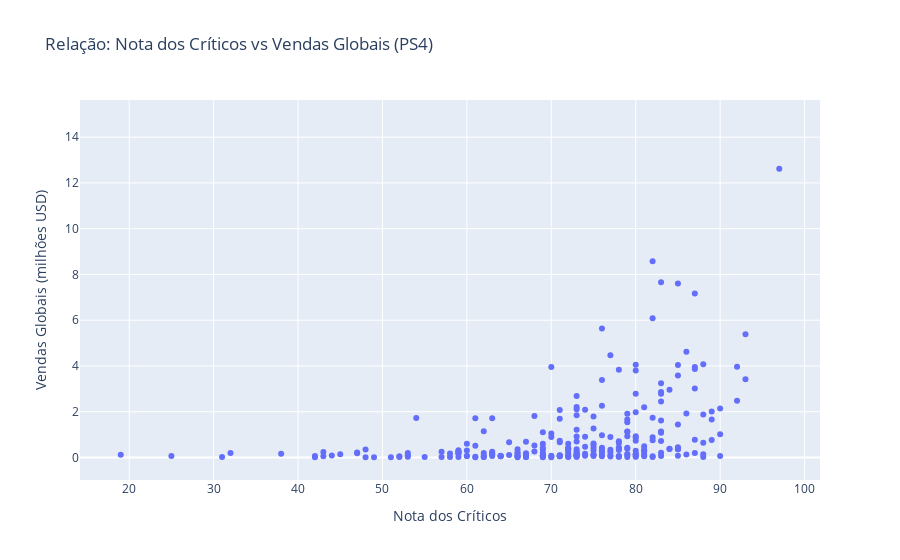
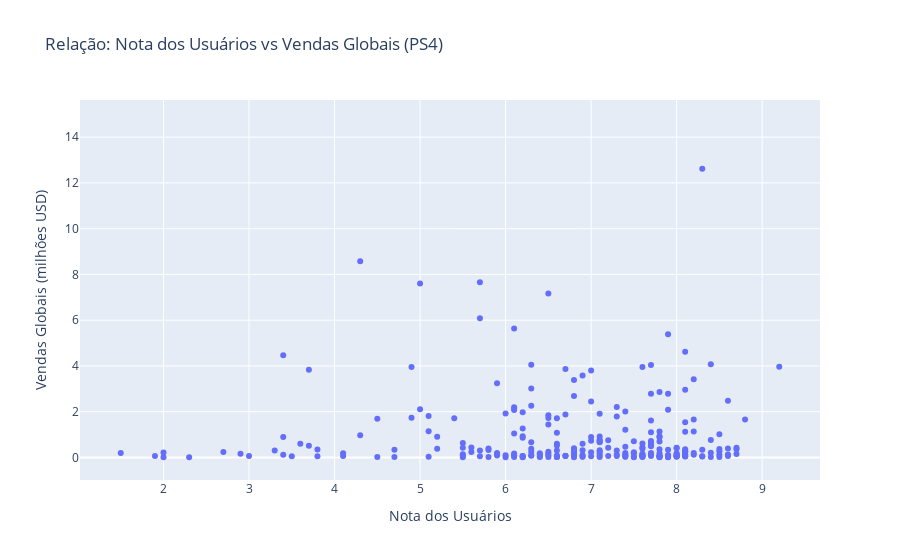

Write notebook code for charts like these, in order.
### Code cell
# Gráfico de dispersão para critic_score x vendas
fig5 = px.scatter(ps4, x='critic_score', y='global_sales',
                  title='Relação: Nota dos Críticos vs Vendas Globais (PS4)',
                  labels={'critic_score':'Nota dos Críticos', 
                         'global_sales':'Vendas Globais (milhões USD)'},
                  hover_data=['name'])
fig5.show()

# Gráfico de dispersão para user_score x vendas  
fig6 = px.scatter(ps4, x='user_score', y='global_sales',
                  title='Relação: Nota dos Usuários vs Vendas Globais (PS4)',
                  labels={'user_score':'Nota dos Usuários',
                         'global_sales':'Vendas Globais (milhões USD)'},
                  hover_data=['name'])
fig6.show()

### Figure 1 — Plotly figure (JSON) as saved in the notebook; plotly's stock layout.template omitted (floating-point values rounded to 4 significant figures; data arrays with more than 128 entries replaced by an {"elided": "..."} marker saying what was removed)
{"data": [{"customdata": {"elided": "392x1 str values"}, "hovertemplate": "Nota dos Críticos=%{x}<br>Vendas Globais (milhões USD)=%{y}<br>name=%{customdata[0]}<extra></extra>", "legendgroup": "", "marker": {"color": "#636efa", "symbol": "circle"}, "mode": "markers", "name": "", "orientation": "v", "showlegend": false, "type": "scatter", "x": {"elided": "392 float values"}, "xaxis": "x", "y": {"elided": "392 float values"}, "yaxis": "y"}], "layout": {"legend": {"tracegroupgap": 0}, "title": {"text": "Relação: Nota dos Críticos vs Vendas Globais (PS4)"}, "xaxis": {"anchor": "y", "domain": [0, 1], "title": {"text": "Nota dos Críticos"}}, "yaxis": {"anchor": "x", "domain": [0, 1], "title": {"text": "Vendas Globais (milhões USD)"}}}}

### Figure 2 — Plotly figure (JSON) as saved in the notebook; plotly's stock layout.template omitted (floating-point values rounded to 4 significant figures; data arrays with more than 128 entries replaced by an {"elided": "..."} marker saying what was removed)
{"data": [{"customdata": {"elided": "392x1 str values"}, "hovertemplate": "Nota dos Usuários=%{x}<br>Vendas Globais (milhões USD)=%{y}<br>name=%{customdata[0]}<extra></extra>", "legendgroup": "", "marker": {"color": "#636efa", "symbol": "circle"}, "mode": "markers", "name": "", "orientation": "v", "showlegend": false, "type": "scatter", "x": {"elided": "392 float values"}, "xaxis": "x", "y": {"elided": "392 float values"}, "yaxis": "y"}], "layout": {"legend": {"tracegroupgap": 0}, "title": {"text": "Relação: Nota dos Usuários vs Vendas Globais (PS4)"}, "xaxis": {"anchor": "y", "domain": [0, 1], "title": {"text": "Nota dos Usuários"}}, "yaxis": {"anchor": "x", "domain": [0, 1], "title": {"text": "Vendas Globais (milhões USD)"}}}}
